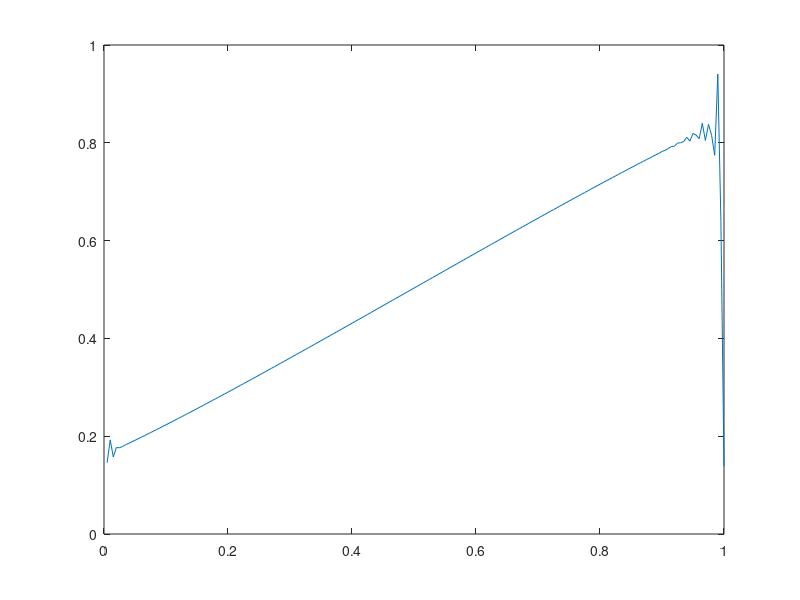
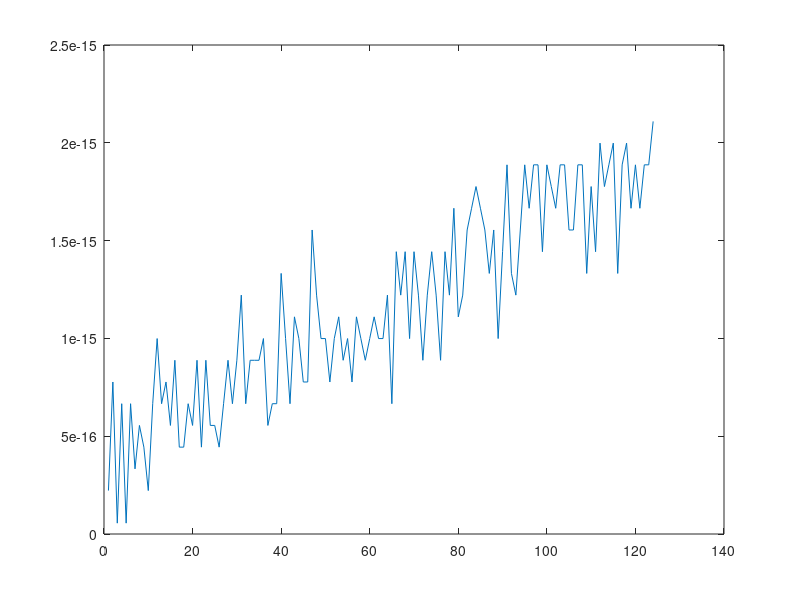

Source code (MATLAB) for these figures, in order:
clc; clear all; close all;

n=200;
h=1./n;
x=[h:h:1]';

cfl=.8;
ddt=cfl*h/.5;
tmax=1;

k=diag(ones(n-1,1),1)-diag(ones(n-1,1),-1);
k(1,end)=-1; k(end,1)=1;
k=sparse(k./(2*h));
p=1/6*diag(ones(n-1,1),1)+1/6*diag(ones(n-1,1),-1)+4/6*eye(n,n);
p(end,1)=1/6; p(1,end)=1/6;
p=sparse(p);

opt_ftr='bogey6';
if strcmp(opt_ftr,'redonnet10')==1
    ftr0=772/1024;
    ftr1=420/1024;
    ftr2=-240/1024;
    ftr3=90/1024;
    ftr4=-20/1024;
    ftr5=2/1024;
    J=diag(ones(n-1,1),1); J(end,1)=1;
    ftr=ftr0.*eye(n,n)+ftr1/2*(J+J^(n-1))+ftr2/2*(J^2+J^(n-2))+ftr3/2*(J^3+J^(n-3))+ftr4/2*(J^4+J^(n-4))+ftr5/2*(J^5+J^(n-5));
elseif strcmp(opt_ftr,'redonnet4')==1
    ftr0=10/16;
    ftr1=8/16;
    ftr2=-2/16;
    J=diag(ones(n-1,1),1); J(end,1)=1;
    ftr=ftr0.*eye(n,n)+ftr1/2*(J+J^(n-1))+ftr2/2*(J^2+J^(n-2));
elseif strcmp(opt_ftr,'redonnet2')==1
    ftr0=1/2;
    ftr1=1/2;
    J=diag(ones(n-1,1),1); J(end,1)=1;
    ftr=ftr0.*eye(n,n)+ftr1/2*(J+J^(n-1));
elseif strcmp(opt_ftr,'bogey6')==1
    d0=0.234810479761700;
    d1=-.199250131285813;
    d2=0.120198310245186;
    d3=-.049303775636020;
    d4=0.012396449873964;
    d5=-.001446093078167;
    
    ftr0=1-d0;
    ftr1=-d1;
    ftr2=-d2;
    ftr3=-d3;
    ftr4=-d4;
    ftr5=-d5;
    J=diag(ones(n-1,1),1); J(end,1)=1;
    ftr=ftr0.*eye(n,n)+ftr1*(J+J^(n-1))+ftr2*(J^2+J^(n-2))+ftr3*(J^3+J^(n-3))+ftr4*(J^4+J^(n-4))+ftr5*(J^5+J^(n-5));
else
    ftr=speye(n,n);
end

u=.5+.4*sin(2*pi*x);
%u=exp(-500*(x-.4).^2);
int=sum(u)*h;

e=[];cons=[];
t=0;
while t+ddt<tmax
     clc; t=t+ddt
    
    fu=u;
    du=k*(fu.^2);
    w=p\du;
    k1=-.5*w;
    
    fu=u+ddt/2.*k1;
    du=k*(fu.^2);
    w=p\du;
    k2=-.5*w;
    
    fu=u+ddt/2.*k2;
    du=k*(fu.^2);
    w=p\du;
    k3=-.5*w;
    
    fu=u+ddt.*k3;
    du=k*(fu.^2);
    w=p\du;
    k4=-.5*w;
    
    fu=u+ddt/6*(k1+2*k2+2*k3+k4);
    u=ftr*fu;
    
    cons=[cons sum(u)*h-int];
    
%     w=k*u;
%     dux=p\w;
%     w=k*dux;
%     duxx=p\w;
    
    pause(0.00001)
    clf
    figure(1)
    plot(x,u)
    axis([0 1 0 1])
end

figure(2)
plot(cons)
